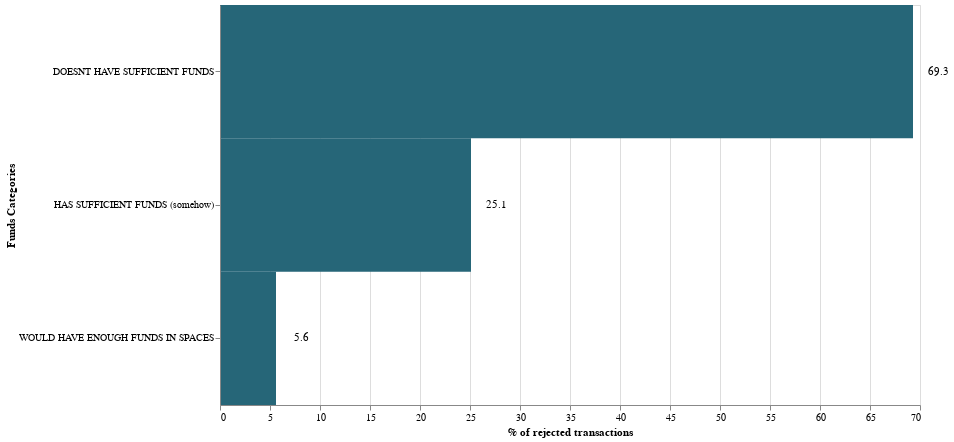

This figure's notebook cell:
### Code cell
bars = (
    alt.Chart(funds_categories_df)
    .mark_rect(color=petrol, size=50)
    .encode(
        alt.X("percentage:Q", title="% of rejected transactions"),
        alt.Y("funds_categories:N", title="Funds Categories", sort="-x"),
    )
    .properties(width=700, height=400)
)

text = bars.mark_text(
    align="center",
    baseline="middle",
    dx=25,  # Nudges text to right so it doesn't appear on top of the bar
).encode(text="percentage:Q")

(bars + text).configure_axis(labelLimit=1000)

### Figure 1 — Vega-Lite specification as saved in the notebook (floating-point values rounded to 4 significant figures)
{"config": {"view": {"continuousWidth": 400, "continuousHeight": 300}, "axis": {"labelLimit": 1000}}, "layer": [{"mark": {"type": "rect", "color": "#266678 ", "size": 50}, "encoding": {"x": {"type": "quantitative", "field": "percentage", "title": "% of rejected transactions"}, "y": {"type": "nominal", "field": "funds_categories", "sort": "-x", "title": "Funds Categories"}}, "height": 400, "width": 700}, {"mark": {"type": "text", "align": "center", "baseline": "middle", "dx": 25}, "encoding": {"text": {"type": "quantitative", "field": "percentage"}, "x": {"type": "quantitative", "field": "percentage", "title": "% of rejected transactions"}, "y": {"type": "nominal", "field": "funds_categories", "sort": "-x", "title": "Funds Categories"}}, "height": 400, "width": 700}], "data": {"name": "data-0c7b69148e5d26fa92778c3ec68671ee"}, "$schema": "https://vega.github.io/schema/vega-lite/v4.8.1.json", "datasets": {"data-0c7b69148e5d26fa92778c3ec68671ee": [{"funds_categories": "DOESNT HAVE SUFFICIENT FUNDS", "id": 2929652, "mcc": 2929652, "link_id_bigint": 2929652, "merchant_name": 2929652, "terminal_id": 2929652, "user_created": 2929652, "txn_created": 2929652, "txn_amount_eur": 2929652, "od_enabled": 2929652, "arranged_od_limit_eur": 2929652, "min_balance_in_txn_day": 2929652, "max_balance_in_txn_day": 2929652, "primary_balance": 2929652, "spaces_balance": 2929652, "total_balance": 2929652, "tnc_country_group": 2929652, "product_id": 2929652, "created_month": 2929652, "balance_split": 2929652, "percentage": 69.3}, {"funds_categories": "HAS SUFFICIENT FUNDS (somehow)", "id": 1061648, "mcc": 1061648, "link_id_bigint": 1061648, "merchant_name": 1061648, "terminal_id": 1061648, "user_created": 1061648, "txn_created": 1061648, "txn_amount_eur": 1061648, "od_enabled": 1061648, "arranged_od_limit_eur": 1061648, "min_balance_in_txn_day": 1061648, "max_balance_in_txn_day": 1061648, "primary_balance": 1061648, "spaces_balance": 1061648, "total_balance": 1061648, "tnc_country_group": 1061648, "product_id": 1061648, "created_month": 1061648, "balance_split": 1061648, "percentage": 25.1}, {"funds_categories": "WOULD HAVE ENOUGH FUNDS IN SPACES", "id": 238396, "mcc": 238396, "link_id_bigint": 238396, "merchant_name": 238396, "terminal_id": 238396, "user_created": 238396, "txn_created": 238396, "txn_amount_eur": 238396, "od_enabled": 238396, "arranged_od_limit_eur": 238396, "min_balance_in_txn_day": 238396, "max_balance_in_txn_day": 238396, "primary_balance": 238396, "spaces_balance": 238396, "total_balance": 238396, "tnc_country_group": 238396, "product_id": 238396, "created_month": 238396, "balance_split": 238396, "percentage": 5.6}]}}
